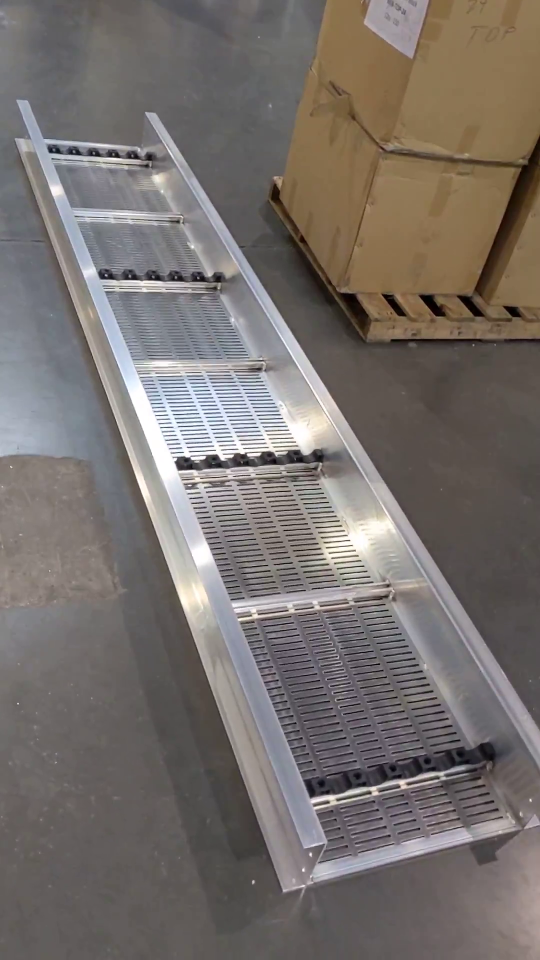
#> input picture frame 30 of 4.mp4, 1080 x 1920 px (shown at 1/2 size)
$ python edgesvideo.py
#> lines starting #> are read from the running program, lines starting #| are printed output that depends on the picture; after the words box and inside, x2 and y2 are one past the last pixel; in counts of white or black regions, pixels touching at a corner belong together
#> further down, frame is the input picture: shape (1920, 1080, 3); mean B, G, R 108.6, 112.3, 119.2
### cvutils.py
import cv2 as cv

def aspect_ratio(img):
    (height, width) = (img.shape[0], img.shape[1])
    return (height/width)

# [11 lines left out: function resize, not called in this run]

def contours_in(img, blursize =(3,3), cannythreshold= (100,175), color = (255,0,0) ):
#> called with blursize = (3, 3), cannythreshold = (100, 175), color = (0, 0, 255)
    blur =cv.GaussianBlur(img, blursize, cv.BORDER_DEFAULT)
    # blur= cv.medianBlur(img, blursize[0] )
    edges = cv.Canny(blur, cannythreshold[0], cannythreshold[1])
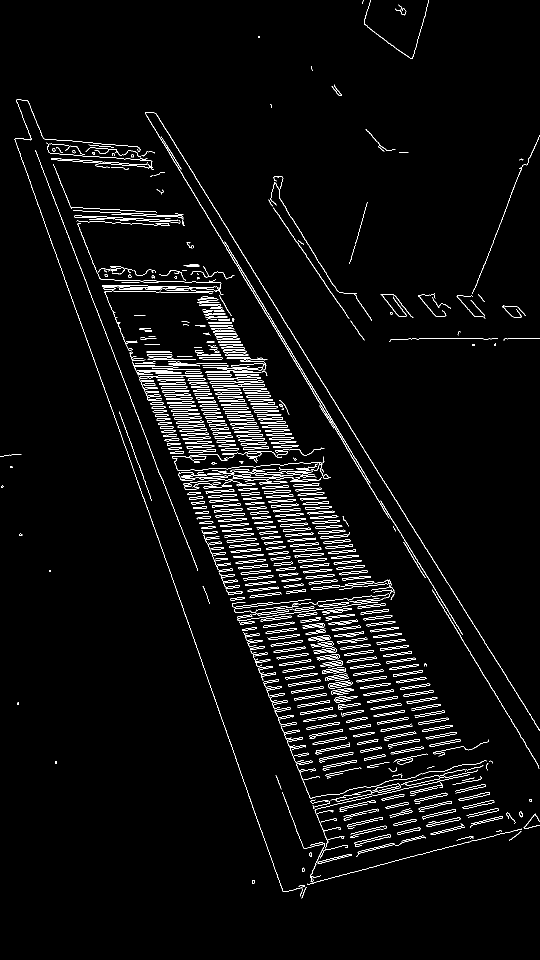
#> edges: shape (1920, 1080) (shown at 1/2 size); 3.2% white in thin lines or dots
    contours, heirachies = cv.findContours(edges, cv.RETR_LIST, cv.CHAIN_APPROX_SIMPLE)
#> contours = 958 contours, 501 with area under 20; largest, box (x1, y1, x2, y2) and area: (290, 224, 1080, 1462) 1206, (853, 1634, 921, 1654) 280, (925, 1600, 989, 1618) 278, (925, 1600, 989, 1618) 274, (845, 1618, 912, 1639) 272
    return cv.drawContours(img, contours, -1, color, thickness=2)
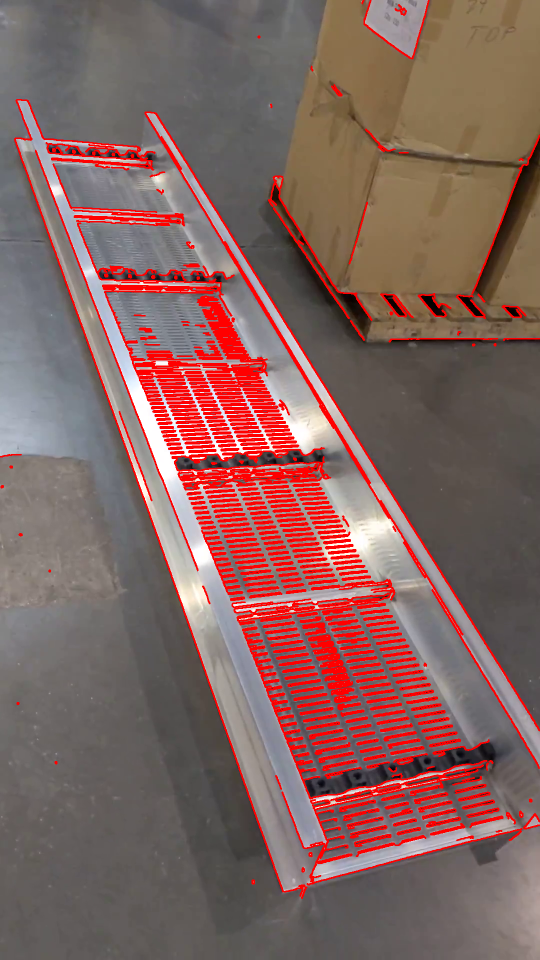
#> returned value: shape (1920, 1080, 3) (shown at 1/2 size); mean B, G, R 95.4, 99.5, 131.9

### edgesvideo.py
import cv2 as cv
import numpy as np
import cvutils

capture = cv.VideoCapture('4.mp4')

while True:
    isTrue, frame = capture.read()
    if isTrue == False:
        break
    else:
        edges = cvutils.contours_in(frame, color=(0,0,255))
        cv.imshow('VIdeo',edges)
        # cv.waitKey(20)
    if cv.waitKey(15) & 0xFF == 27:
#> (key Esc is pressed here)
        break

capture.release()
cv.destroyAllWindows()

$ run again, starting later in the video
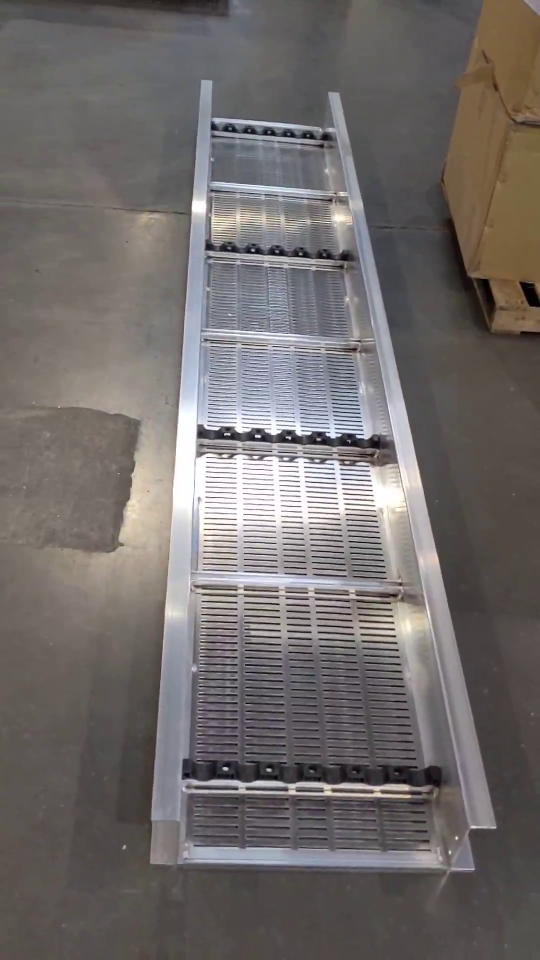
#> input picture frame 137 of 4.mp4, 1080 x 1920 px (shown at 1/2 size)
#> frame is the input picture: shape (1920, 1080, 3); mean B, G, R 106.5, 107.7, 112.9
#> in contours_in, `edges = cv.Canny(blur, cannythreshold[0], cannythreshold[1])`:
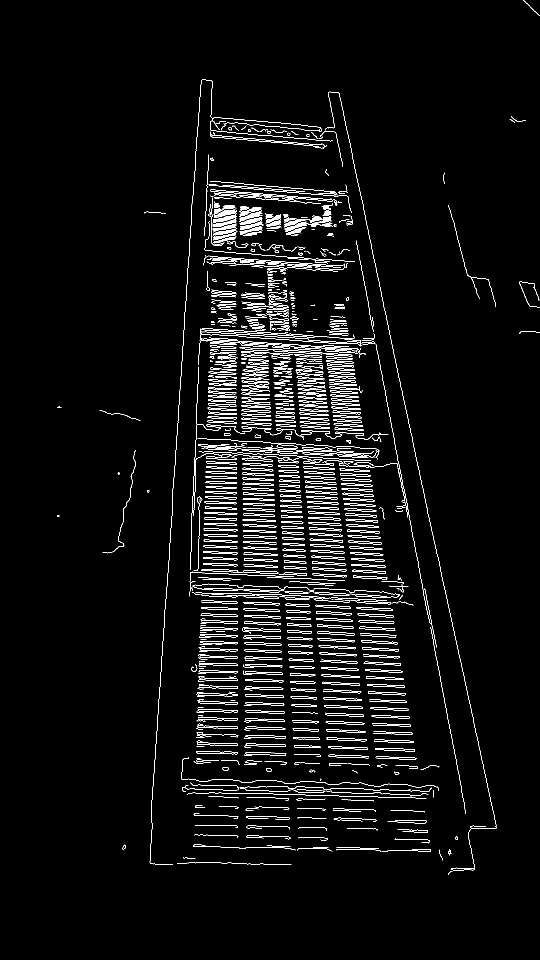
#> edges: shape (1920, 1080) (shown at 1/2 size); 3.7% white in thin lines or dots, all inside (x1, y1, x2, y2) = (114, 0, 1080, 1750)
#> contours = 1182 contours, 787 with area under 20; largest, box (x1, y1, x2, y2) and area: (420, 379, 675, 411) 334, (491, 1504, 573, 1511) 320, (491, 1504, 572, 1511) 317, (491, 1470, 572, 1477) 310, (393, 1481, 476, 1492) 309
#> in contours_in, `return cv.drawContours(img, contours, -1, color, thickness=2)`:
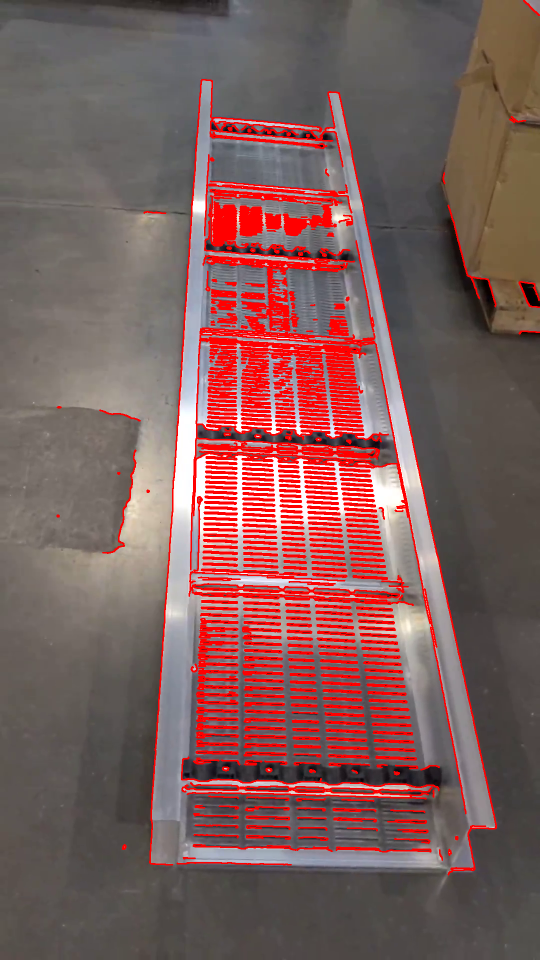
#> returned value: shape (1920, 1080, 3) (shown at 1/2 size); mean B, G, R 91.2, 93, 126.6

$ run again, starting later in the video
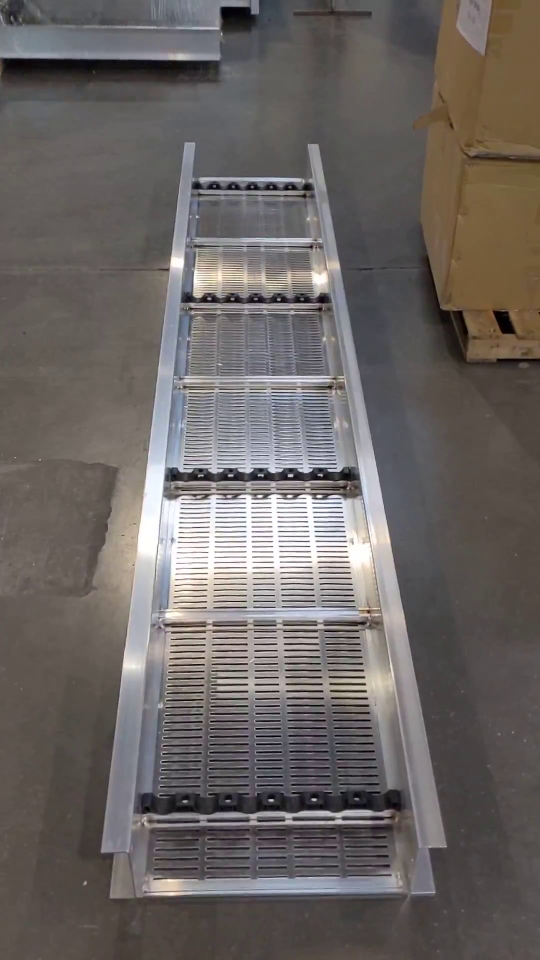
#> input picture frame 244 of 4.mp4, 1080 x 1920 px (shown at 1/2 size)
#> frame is the input picture: shape (1920, 1080, 3); mean B, G, R 98.9, 101.1, 106.8
#> in contours_in, `edges = cv.Canny(blur, cannythreshold[0], cannythreshold[1])`:
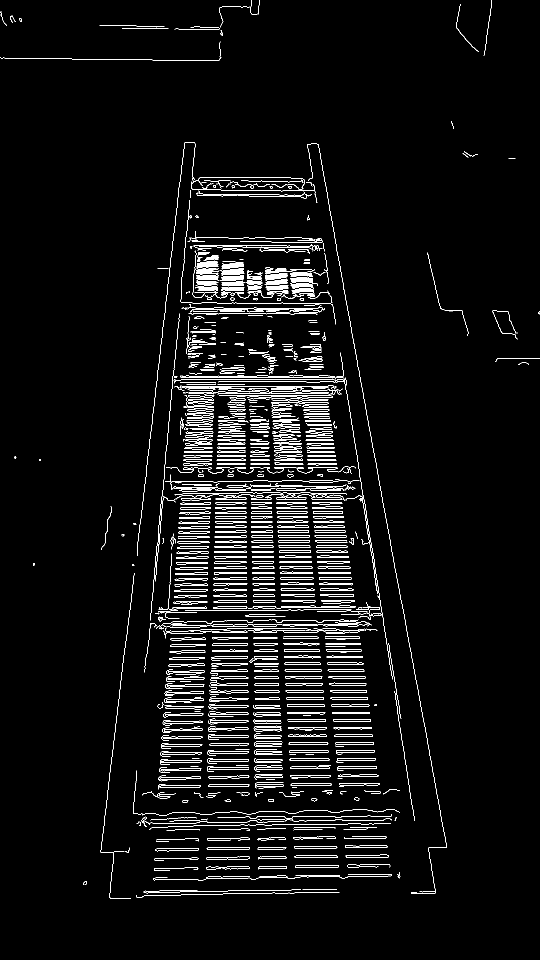
#> edges: shape (1920, 1080) (shown at 1/2 size); 3.9% white in thin lines or dots
#> contours = 1225 contours, 743 with area under 20; largest, box (x1, y1, x2, y2) and area: (563, 1211, 712, 1216) 424, (413, 1713, 500, 1719) 358, (413, 1694, 500, 1700) 358, (413, 1713, 500, 1719) 356, (590, 1730, 678, 1736) 353
#> in contours_in, `return cv.drawContours(img, contours, -1, color, thickness=2)`:
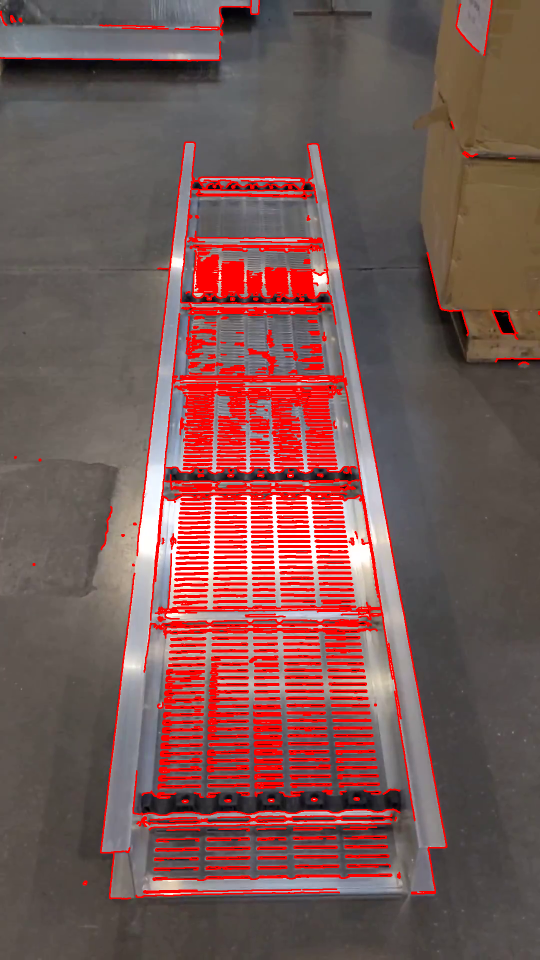
#> returned value: shape (1920, 1080, 3) (shown at 1/2 size); mean B, G, R 83.8, 86.3, 121.8
